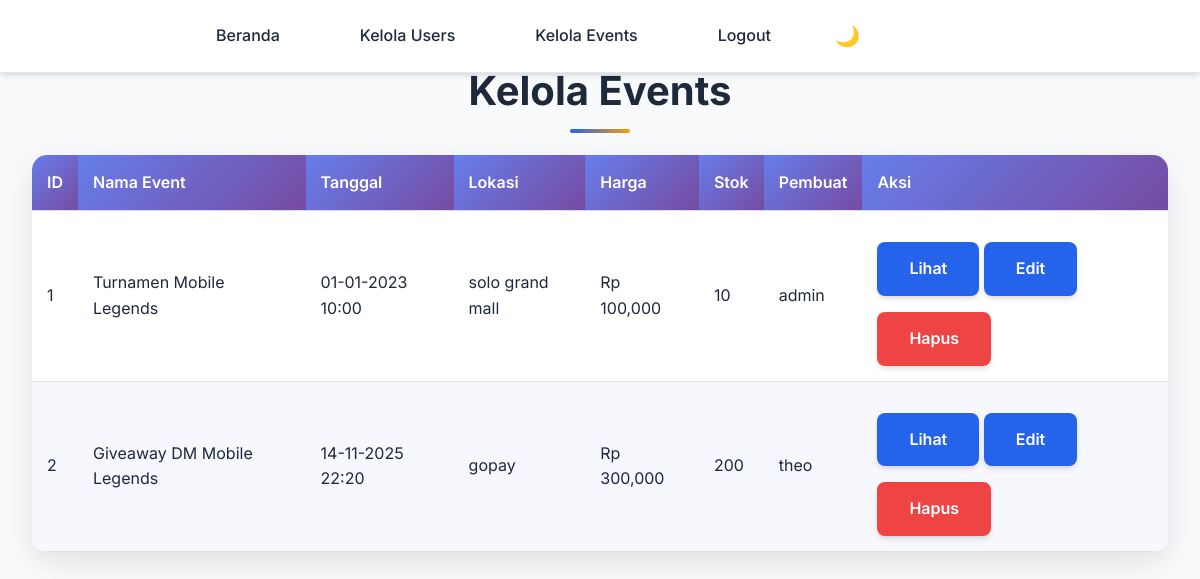
The app's page /admin/events (signed in), older data.
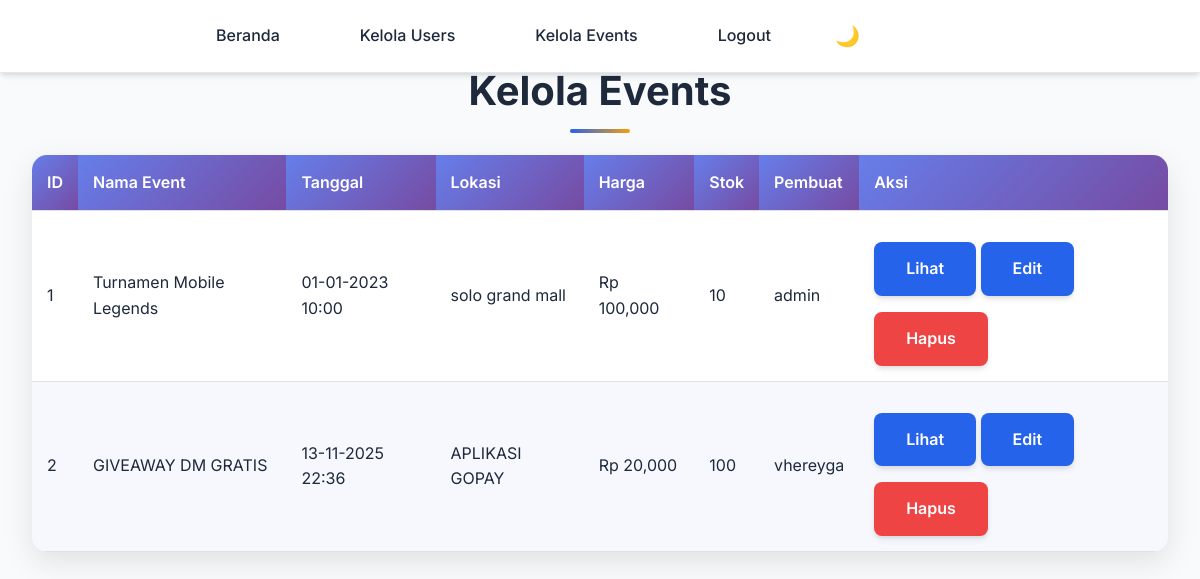
The same page, newer data.
### app.py (models this page shows, shortened)
class Event(db.Model):
    id = db.Column(db.Integer, primary_key=True)
    nama_event = db.Column(db.String(100), nullable=False)
    deskripsi = db.Column(db.Text, nullable=False)
    tanggal = db.Column(db.DateTime, nullable=False)
    lokasi = db.Column(db.String(100), nullable=False)
    gambar = db.Column(db.String(200), nullable=True)
    user_id = db.Column(db.Integer, db.ForeignKey('user.id'), nullable=False)
    harga = db.Column(db.Float, nullable=False, default=0.0)
    stok = db.Column(db.Integer, nullable=False, default=0)
    user = db.relationship('User', backref=db.backref('events', lazy=True))

class User(db.Model):
    id = db.Column(db.Integer, primary_key=True)
    username = db.Column(db.String(100), unique=True, nullable=False)
    password = db.Column(db.String(200), nullable=False)
    is_admin = db.Column(db.Boolean, default=False)

### app.py (the view)
    def wrapper(*args, **kwargs):
        if 'user_id' not in session:
            flash('Anda harus login terlebih dahulu.', 'error')
            return redirect(url_for('login'))
        return f(*args, **kwargs)

### app.py (called while the page is built)
def login_required(f):
    def wrapper(*args, **kwargs):
        if 'user_id' not in session:
            flash('Anda harus login terlebih dahulu.', 'error')
            return redirect(url_for('login'))
        return f(*args, **kwargs)
    wrapper.__name__ = f.__name__
    return wrapper

@app.route('/admin/events')
@login_required
def admin_events():
    user = User.query.get(session['user_id'])
    if not user.is_admin:
        flash('Akses ditolak.', 'error')
        return redirect(url_for('beranda'))
    events = Event.query.all()
    return render_template('admin_events.html', events=events)

### templates/admin_events.html (shortened to what this page needs)
<!DOCTYPE html>
<html lang="en">
<head>
    <link rel="stylesheet" href="{{ url_for('static', filename='style.css') }}">
</head>
<body>
    <nav>
        <ul>
            <li><a href="{{ url_for('beranda') }}">Beranda</a></li>
            <li><a href="{{ url_for('admin_users') }}">Kelola Users</a></li>
            <li><a href="{{ url_for('admin_events') }}">Kelola Events</a></li>
            <li><a href="{{ url_for('logout') }}">Logout</a></li>
            <li><button class="theme-toggle" id="theme-toggle">🌙</button></li>
            {% if session.username %}
            <li style="color: white; font-weight: bold;">Admin: {{ session.username }}</li>
            {% endif %}
        </ul>
    </nav>
    <div class="container">
        <h1>Kelola Events</h1>
        <div class="admin-table-container">
            <table class="admin-table">
                <thead>
                    <tr>
                        <th>ID</th>
                        <th>Nama Event</th>
                        <th>Tanggal</th>
                        <th>Lokasi</th>
                        <th>Harga</th>
                        <th>Stok</th>
                        <th>Pembuat</th>
                        <th>Aksi</th>
                    </tr>
                </thead>
                <tbody>
                    {% for event in events %}
                    <tr>
                        <td>{{ event.id }}</td>
                        <td>{{ event.nama_event }}</td>
                        <td>{{ event.tanggal.strftime('%d-%m-%Y %H:%M') }}</td>
                        <td>{{ event.lokasi }}</td>
                        <td>Rp {{ "{:,.0f}".format(event.harga) }}</td>
                        <td>{{ event.stok }}</td>
                        <td>{{ event.user.username }}</td>
                        <td>
                            <a href="{{ url_for('event_detail', id=event.id) }}" class="btn small">Lihat</a>
                            <a href="{{ url_for('edit_event', id=event.id) }}" class="btn small">Edit</a>
                            <a href="{{ url_for('delete_event', id=event.id) }}" class="btn small danger"
                                onclick="return confirm('Apakah Anda yakin ingin menghapus event ini?')">Hapus</a>
                        </td>
                    </tr>
                    {% endfor %}
                </tbody>
            </table>
        </div>
    </div>
</body>
</html>

Row changes from the older to the newer data that the page shows:
changed Event id 2: nama_event "Giveaway DM Mobile Legends" → "GIVEAWAY DM GRATIS"; tanggal "14-11-2025 22:20" → "13-11-2025 22:36"; lokasi "gopay" → "APLIKASI GOPAY"; harga "300,000" → "20,000"; stok "200" → "100"; user.username "theo" → "vhereyga"
